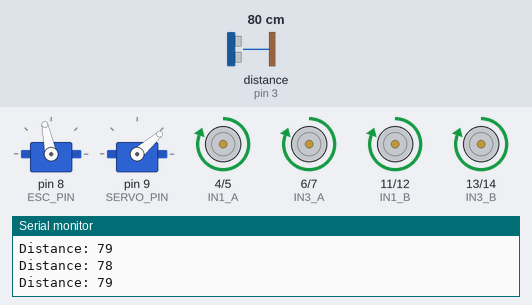
Recording of a sketch running on a simulated Arduino Uno, built with avr-gcc and run on an emulated ATmega328P. Parts: 2 × servo, motor-driver pin pairs drawn as motors (green arrow = first pin HIGH = forward, orange = second pin HIGH = backward, longer = more drive), the last lines printed to the serial monitor. Wiring (inferred from the names in the program): ultrasonic range finder: trigger pin 2; echo pin 3. The test bench sets the inputs (shaded band); at power-on: distance to the obstacle (sensor on pin 3) 80 cm. The echo pulse lasts 58.3 µs per cm.

Above: at 3.2 s.
3.3 s: distance to the obstacle (sensor on pin 3) set to 2 cm
At 3.75 s:
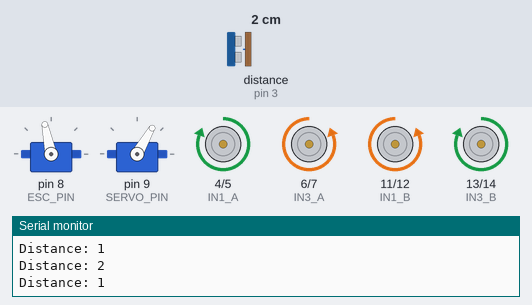
At 4.67 s:
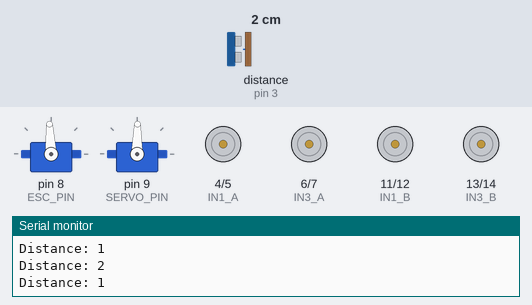
6.3 s: distance to the obstacle (sensor on pin 3) set to 120 cm
9.3 s: distance to the obstacle (sensor on pin 3) set to 4 cm
At 9.46 s:
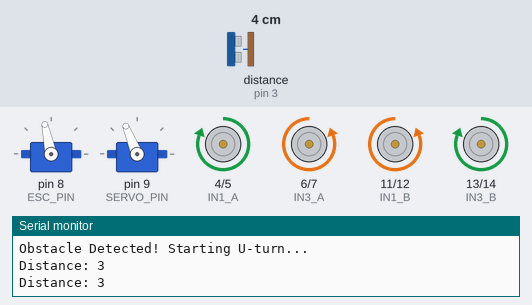
Timing chart, 0 to 18.3 s (numbered marks = the images above; inputs shaded):
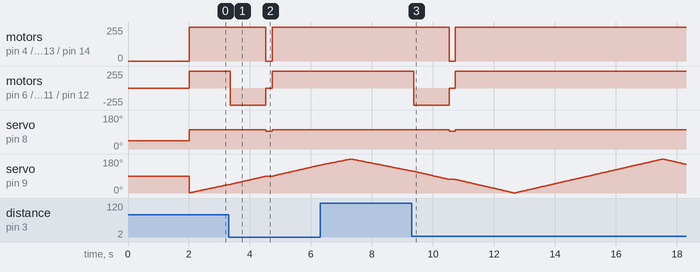

Measured:
- after the input at 3.3 s, motor on pin 4 (IN1_A) / pin 5 (IN2_A): forward 255/255 → stopped after 1.2 s, → forward 255/255 0.20 s later; motor on pin 6 (IN3_A) / pin 7 (IN4_A): forward 255/255 → backward 255/255 after 0.06 s, → stopped 1.2 s later, → forward 255/255 0.20 s later
- after the input at 9.3 s, motor on pin 4 (IN1_A) / pin 5 (IN2_A): forward 255/255 → stopped after 1.2 s, → forward 255/255 0.20 s later; motor on pin 6 (IN3_A) / pin 7 (IN4_A): forward 255/255 → backward 255/255 after 0.07 s, → stopped 1.2 s later, → forward 255/255 0.20 s later

The sketch:

robo.ino
```cpp
#include <Servo.h>

// === Pins ===
// Distance sensor (4-pin)
#define trigPin 2
#define echoPin 3

// L298N #1 (M1 & M4)
#define IN1_A 4
#define IN2_A 5
#define IN3_A 6
#define IN4_A 7

// L298N #2 (M3 & M2)
#define IN1_B 11
#define IN2_B 12
#define IN3_B 13
#define IN4_B 14

// ESC & Servo
#define ESC_PIN 8
#define SERVO_PIN 9

// === Objects ===
Servo ESC;
Servo myServo;

// === Variables ===
long duration;
int distance;

bool isTurning = false;
unsigned long turnStart = 0;
const unsigned long turnDuration = 1200;  // adjust experimentally

int servoPos = 0;
int servoIncrement = 1;
unsigned long lastServoUpdate = 0;
const unsigned long servoInterval = 20;  // 20ms for servo update

// Obstacle detection
const int obstacleDist = 15; // cm
bool obstacleDetected = false;

void setup() {
  // Distance sensor
  pinMode(trigPin, OUTPUT);
  pinMode(echoPin, INPUT);

  // L298N Motors
  pinMode(IN1_A, OUTPUT);
  pinMode(IN2_A, OUTPUT);
  pinMode(IN3_A, OUTPUT);
  pinMode(IN4_A, OUTPUT);
  pinMode(IN1_B, OUTPUT);
  pinMode(IN2_B, OUTPUT);
  pinMode(IN3_B, OUTPUT);
  pinMode(IN4_B, OUTPUT);

  // ESC & Servo
  ESC.attach(ESC_PIN);
  myServo.attach(SERVO_PIN);

  Serial.begin(9600);
  Serial.println("Robot Starting...");

  // ESC Initialization
  ESC.writeMicroseconds(1000); // stop
  delay(2000);                  // arming delay
  ESC.writeMicroseconds(1500);  // idle forward speed

  moveForward();
}

void loop() {
  unsigned long currentMillis = millis();

  // --- Distance Sensor ---
  distance = getDistance();
  Serial.print("Distance: "); Serial.println(distance);

  // --- Obstacle Detection ---
  if (!isTurning && distance <= obstacleDist && !obstacleDetected) {
    Serial.println("Obstacle Detected! Starting U-turn...");
    isTurning = true;
    turnStart = currentMillis;
    obstacleDetected = true;
    turnU();
  }
  else if (distance > obstacleDist) {
    obstacleDetected = false; // reset for next obstacle
  }

  // --- U-turn timing ---
  if (isTurning && currentMillis - turnStart >= turnDuration) {
    isTurning = false;
    stopMotors();
    delay(200);        // short pause
    moveForward();
    Serial.println("U-turn complete. Moving forward...");
  }

  // --- Servo scanning (non-blocking) ---
  if (currentMillis - lastServoUpdate >= servoInterval) {
    servoPos += servoIncrement;
    if (servoPos >= 180 || servoPos <= 0) servoIncrement = -servoIncrement;
    myServo.write(servoPos);
    lastServoUpdate = currentMillis;
  }
}

// === Functions ===

void moveForward() {
  // L298N #1 → forward
  digitalWrite(IN1_A, HIGH);
  digitalWrite(IN2_A, LOW);
  digitalWrite(IN3_A, HIGH);
  digitalWrite(IN4_A, LOW);

  // L298N #2 → forward
  digitalWrite(IN1_B, HIGH);
  digitalWrite(IN2_B, LOW);
  digitalWrite(IN3_B, HIGH);
  digitalWrite(IN4_B, LOW);

  // ESC forward
  ESC.writeMicroseconds(1600); // moderate forward speed
}

void moveBackward() {
  digitalWrite(IN1_A, LOW);
  digitalWrite(IN2_A, HIGH);
  digitalWrite(IN3_A, LOW);
  digitalWrite(IN4_A, HIGH);

  digitalWrite(IN1_B, LOW);
  digitalWrite(IN2_B, HIGH);
  digitalWrite(IN3_B, LOW);
  digitalWrite(IN4_B, HIGH);

  ESC.writeMicroseconds(1400); // if ESC supports reverse
}

void stopMotors() {
  digitalWrite(IN1_A, LOW);
  digitalWrite(IN2_A, LOW);
  digitalWrite(IN3_A, LOW);
  digitalWrite(IN4_A, LOW);
  digitalWrite(IN1_B, LOW);
  digitalWrite(IN2_B, LOW);
  digitalWrite(IN3_B, LOW);
  digitalWrite(IN4_B, LOW);

  ESC.writeMicroseconds(1500); // idle stop
}

void turnU() {
  // Diagonal motors for smooth U-turn
  digitalWrite(IN1_A, HIGH);
  digitalWrite(IN2_A, LOW);
  digitalWrite(IN3_A, LOW);
  digitalWrite(IN4_A, HIGH);

  digitalWrite(IN1_B, LOW);
  digitalWrite(IN2_B, HIGH);
  digitalWrite(IN3_B, HIGH);
  digitalWrite(IN4_B, LOW);

  ESC.writeMicroseconds(1600); // moderate speed during turn
}

int getDistance() {
  digitalWrite(trigPin, LOW);
  delayMicroseconds(2);
  digitalWrite(trigPin, HIGH);
  delayMicroseconds(10);
  digitalWrite(trigPin, LOW);

  duration = pulseIn(echoPin, HIGH, 20000); // 20ms timeout
  if (duration == 0) return 999;

  int dist = duration * 0.034 / 2;
  return dist;
}
```
